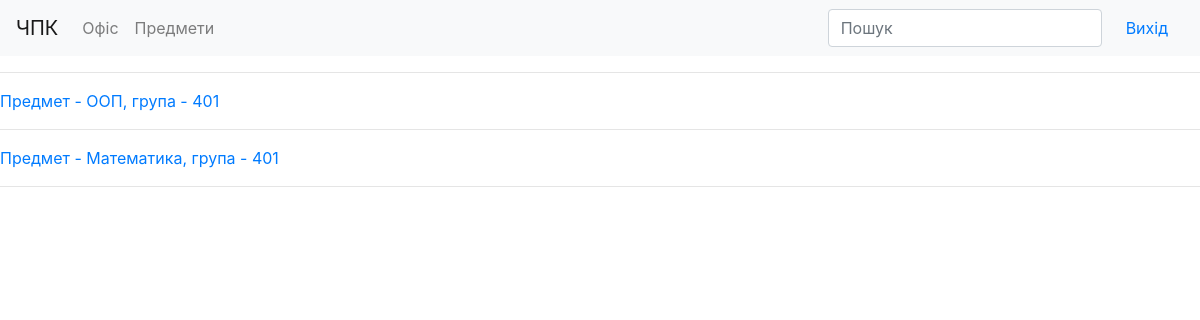
The page /subject/ (signed in) on the database as committed earlier.
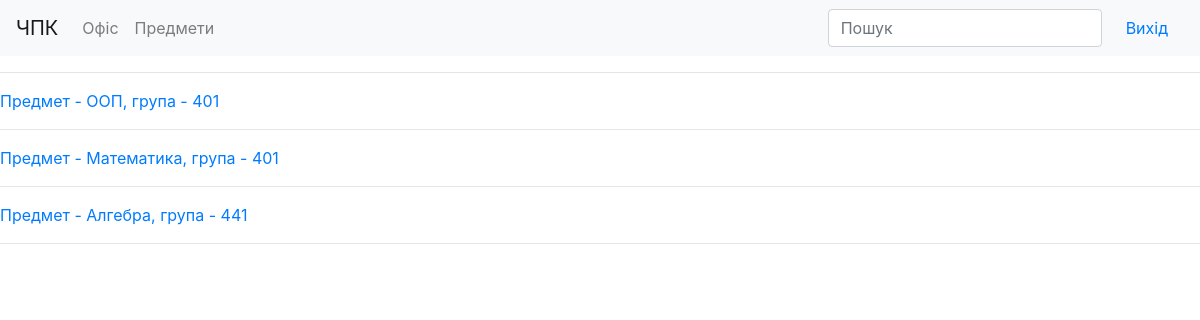
The same page on the database as committed later.
### office/models.py (models this page shows, shortened)
class Subject(models.Model):
    name = models.CharField(max_length=120)
    group = models.ForeignKey(Group, on_delete=models.CASCADE)
    slug = models.SlugField(max_length=120)
    def get_absolute_url(self):
        return "/subject/{}/".format(self.slug)

class Group(models.Model):
    number = models.IntegerField(max_length=4, unique=True)
    slug = models.SlugField(max_length=120)

### subject/views.py (the view)
# urls.py: path("", SubjectIndex.as_view(), name="subject_index"),
class SubjectIndex(LoginRequiredMixin, View):
    login_url = '/auth/login/'
    redirect_field_name = ''
    def get(self, request):
        subjects = get_list_or_404(Subject)
        return render(request, 'subject/index.html', context={
            "subjects": subjects,
        })

### templates/subject/index.html
{% extends 'subject/base.html' %}
{% load static %}
{% block content %}
{% for subject in subjects %}
    <hr>
    <a href="{{ subject.get_absolute_url }}">
        Предмет - {{ subject.name }}, група - {{ subject.group.number }}
    </a>
{% endfor %}
<hr>
{% endblock content %}

Rows that differ between the two databases and show on the page:
added Subject: name "Алгебра", group.number "441"
